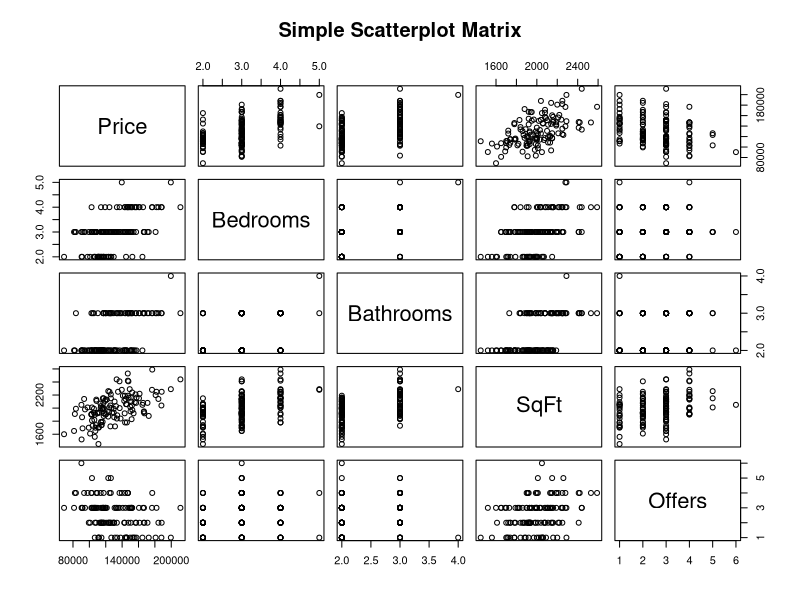
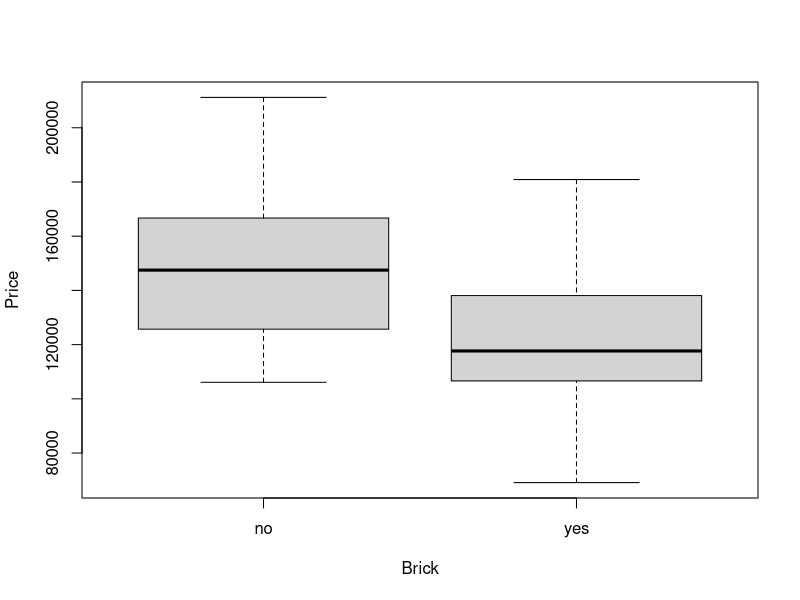
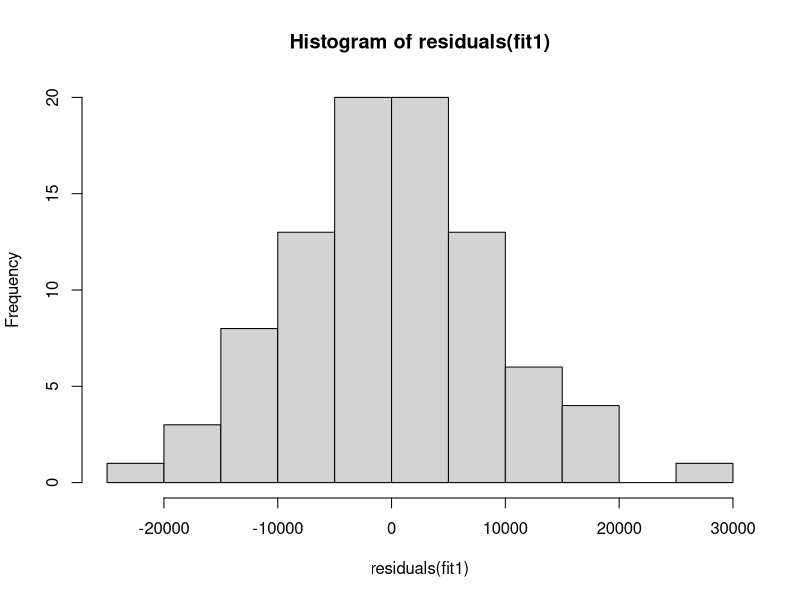
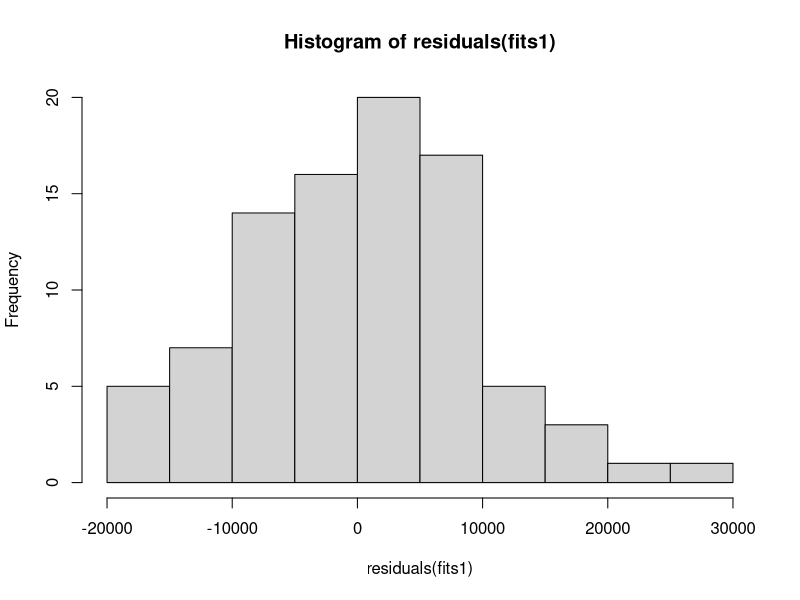
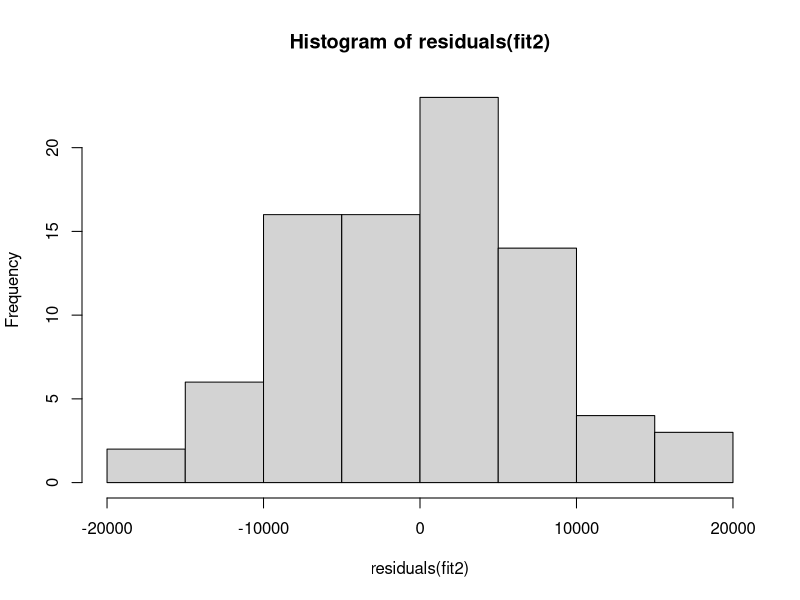
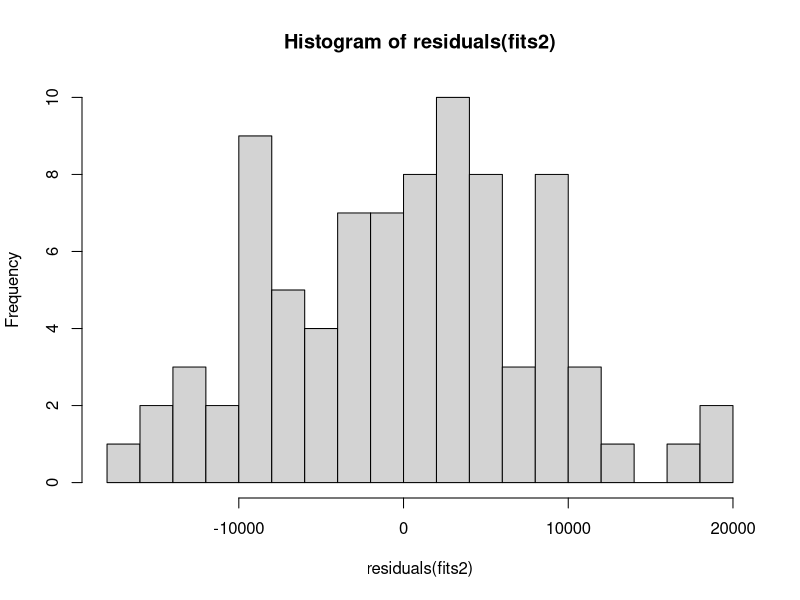
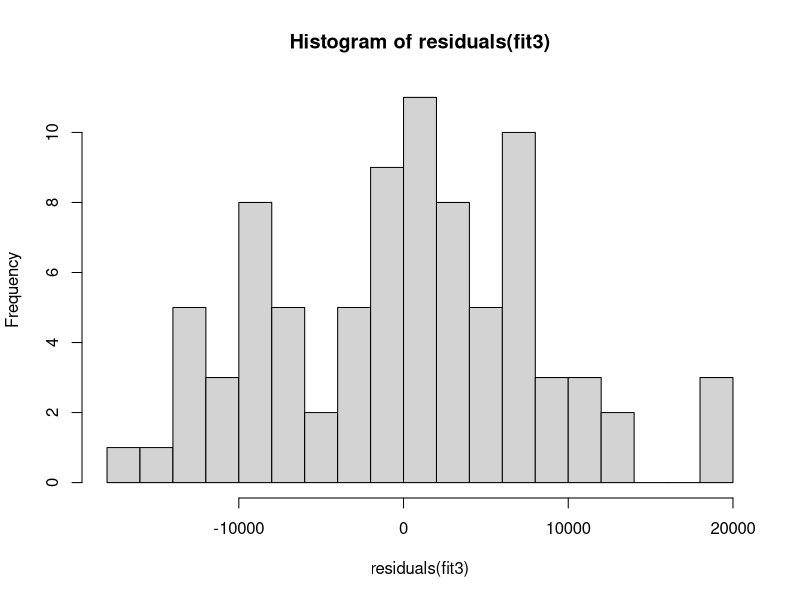
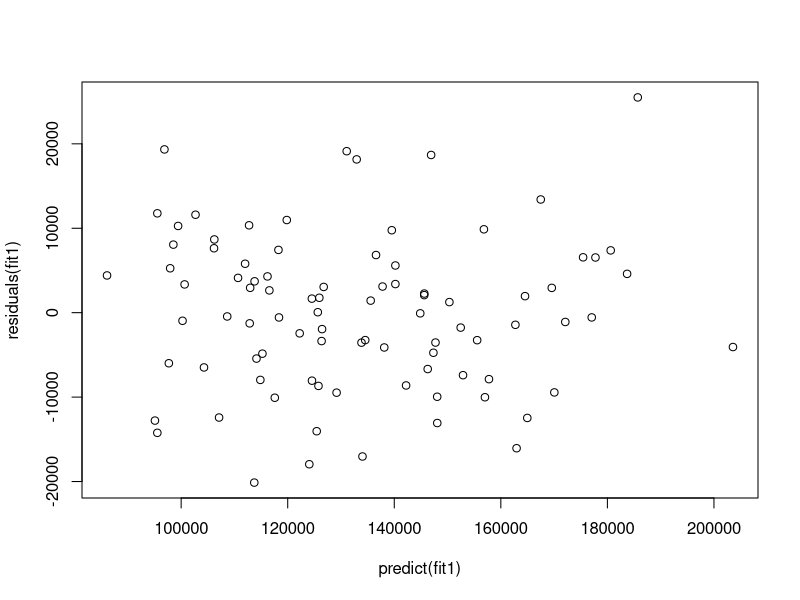

Generate these figures, in order, with R:
#Read data
mydata<-read.csv("data/house_prices.csv")

# Load necessary libraries
library(car)
library(MASS)
attach(mydata)

# Scatter plot matrix
pairs(~Price+Bedrooms+Bathrooms+SqFt+Offers,data=mydata,
      main="Simple Scatterplot Matrix")

# Correlation

cor(mydata[,-c(1,7,8)])

# Anova
out<-aov(Price~Brick,data=mydata)
summary(out)
boxplot(Price~Brick)

# Create dummy variables

mydata$brick_d<-ifelse(mydata$Brick=="yes",1,0)
mydata$east<-ifelse(mydata$Neighborhood=="East",1,0)
mydata$north<-ifelse(mydata$Neighborhood=="North",1,0)

#Split your dataset
set.seed(110)
sub <- sample(nrow(mydata), floor(nrow(mydata) * 0.7))
training <- mydata[sub,]
testing <- mydata[-sub,]
rownames(training)<-1:nrow(training)
rownames(testing)<-1:nrow(testing)

#Model Selection
fit1 <- lm(Price ~ SqFt+Bathrooms+Bedrooms+Offers+
             north+east+brick_d, data=training)
?lm
fit1
fits1<-stepAIC(fit1)
summary(fit1)
summary(fits1)

#Multicollinearity
vif(fits1)

#Cooks distance for outlier
training$cook<-cooks.distance(fit1)
train_out<-training[training$cook<4/(89-7-1),]

fit2 <- lm(Price ~ SqFt+Bathrooms+Bedrooms+
             Offers+north+east+brick_d, 
           data=train_out)
fits2<-stepAIC(fit2)
summary(fit2)
summary(fits2)
fit3 <- lm(Price ~ SqFt+Bathrooms+Offers+north+east+brick_d, data=train_out)
summary(fit3)

#Linearity assumptions

hist(residuals(fit1),breaks=15)
hist(residuals(fits1))
hist(residuals(fit2))
hist(residuals(fits2),breaks=15)
hist(residuals(fit3),breaks=15)

plot(predict(fit1),residuals(fit1))
plot(predict(fits1),residuals(fits1))
plot(predict(fit2),residuals(fit2))
plot(predict(fits2),residuals(fits2))
plot(predict(fit3),residuals(fit3))

plot(predict(fit1),training$Price)
plot(predict(fits1),training$Price)
plot(predict(fit2),train_out$Price)
plot(predict(fits2),train_out$Price)
plot(predict(fit3),train_out$Price)


#Validation scoring
testing$pred2<-predict(fit2,newdata=testing)
testing$res2<-testing$pred2-testing$Price
testing$pred3<-predict(fit3,newdata=testing)
testing$res3<-testing$pred3-testing$Price

#Compare performance
cor(train_out$Price,predict(fit2))
cor(testing$Price,testing$pred2)


hist(residuals(fit2))
hist(testing$res2)

plot(predict(fit3),residuals(fit3))
plot(testing$pred3,testing$res3)

plot(predict(fit3),train_out$Price)
plot(testing$pred3,testing$Price)
